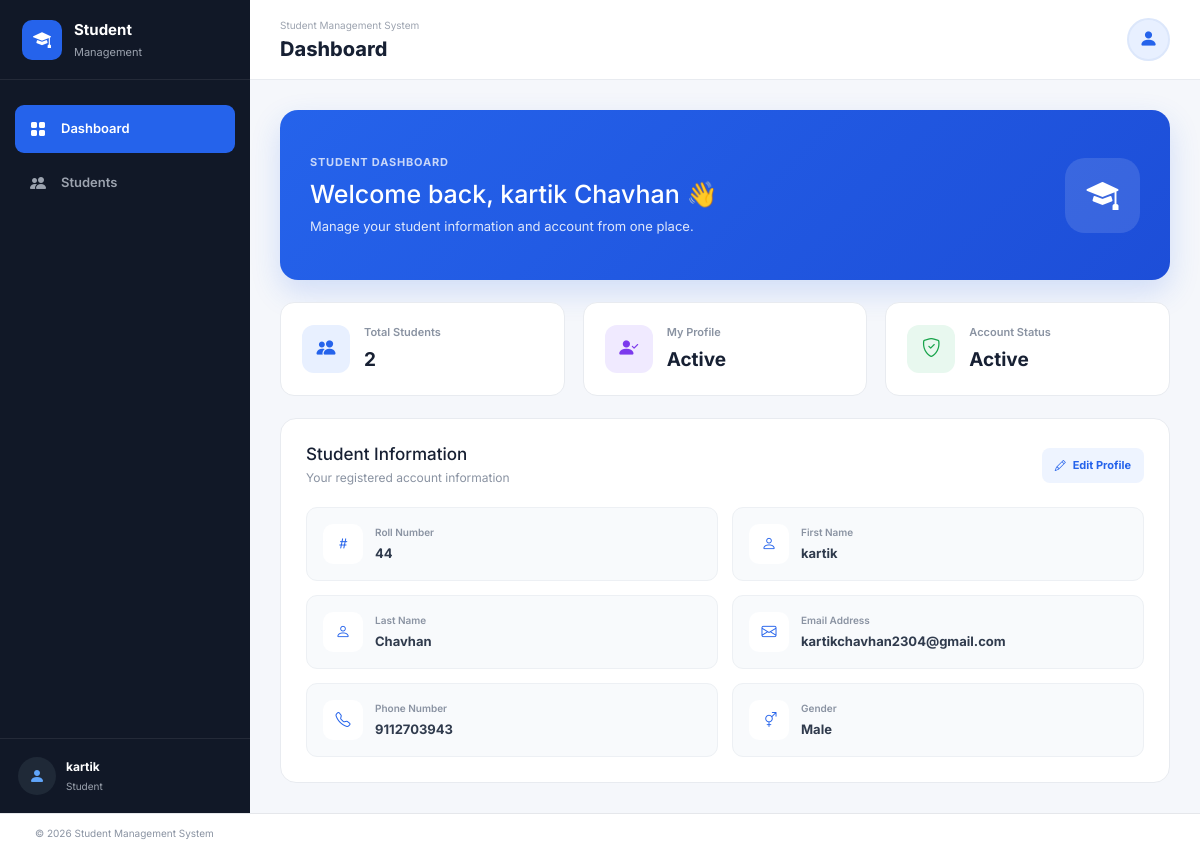
Page /profile (signed in) on the committed database.
### models.py (models this page shows, shortened)
class Student(db.Model):
    __tablename__ = "students"
    id = db.Column(db.Integer, primary_key=True)
    roll_no = db.Column(db.String(20), unique=True, nullable=False)
    first_name = db.Column(db.String(50), nullable=False)
    last_name = db.Column(db.String(50), nullable=False)
    email = db.Column(db.String(100), unique=True, nullable=False)
    phone = db.Column(db.String(15), nullable=False)
    gender = db.Column(db.String(10), nullable=False)
    created_at = db.Column(db.DateTime, default=datetime.utcnow)
    password = db.Column(db.String(255), nullable=False)

### app.py (the view)
@app.route("/profile")
@login_required
def profile():
    student = Student.query.get_or_404(
        session["student_id"]
    )
    students_count = Student.query.count()
    return render_template(
        "profile.html",
        student=student,
        students_count=students_count
    )

### app.py (called while the page is built)
def login_required(f):
    @wraps(f)
    def decorated_function(*args, **kwargs):
        if "student_id" not in session:
            flash("Please login first", "warning")
            return redirect(url_for("login"))
        return f(*args, **kwargs)
    return decorated_function

### templates/profile.html (shortened to what this page needs)
{% extends "base.html" %}
{% block extra_css %}
<link rel="stylesheet"
      href="{{ url_for('static', filename='css/dashboard.css') }}">
{% endblock %}
{% block content %}
<div class="dashboard">
    <aside class="dashboard-sidebar">
        <div class="sidebar-logo">
            <div class="logo-icon">
                <i class="bi bi-mortarboard-fill"></i>
            </div>
            <div class="logo-text">
                <strong>Student</strong>
                <span>Management</span>
            </div>
        </div>
        <nav class="sidebar-nav">
            <a href="{{ url_for('profile') }}"
               class="nav-item active">
                <i class="bi bi-grid-fill"></i>
                <span>Dashboard</span>
            </a>
            <a href="{{ url_for('students') }}"
               class="nav-item">
                <i class="bi bi-people-fill"></i>
                <span>Students</span>
            </a>
        </nav>
        <div class="sidebar-bottom">
            <div class="sidebar-user">
                <div class="sidebar-avatar">
                    <i class="bi bi-person-fill"></i>
                </div>
                <div>
                    <strong>
                        {{ student.first_name }}
                    </strong>
                    <span>
                        Student
                    </span>
                </div>
            </div>
        </div>
    </aside>
    <div class="dashboard-main">
        <header class="dashboard-topbar">
            <div class="topbar-left">
                <span class="topbar-small">
                    Student Management System
                </span>
                <h1>
                    Dashboard
                </h1>
            </div>
            <div class="profile-menu">
                <button type="button"
                        class="profile-avatar"
                        onclick="toggleProfileMenu()">
                    <i class="bi bi-person-fill"></i>
                </button>
            </div>
        </header>
        <section class="dashboard-content">
            <div class="welcome-card">
                <div class="welcome-content">
                    <span class="welcome-label">
                        STUDENT DASHBOARD
                    </span>
                    <h2>
                        Welcome back,
                        {{ student.first_name }}
                        {{ student.last_name }} 👋
                    </h2>
                    <p>
                        Manage your student information
                        and account from one place.
                    </p>
                </div>
                <div class="welcome-icon">
                    <i class="bi bi-mortarboard-fill"></i>
                </div>
            </div>
            <div class="dashboard-cards">
                <div class="dashboard-card">
                    <div class="card-icon blue">
                        <i class="bi bi-people-fill"></i>
                    </div>
                    <div class="card-details">
                        <span>
                            Total Students
                        </span>
                        <strong>
                            {{ students_count }}
                        </strong>
                    </div>
                </div>
                <div class="dashboard-card">
                    <div class="card-icon purple">
                        <i class="bi bi-person-check-fill"></i>
                    </div>
                    <div class="card-details">
                        <span>
                            My Profile
                        </span>
                        <strong>
                            Active
                        </strong>
                    </div>
                </div>
                <div class="dashboard-card">
                    <div class="card-icon green">
                        <i class="bi bi-shield-check"></i>
                    </div>
                    <div class="card-details">
                        <span>
                            Account Status
                        </span>
                        <strong>
                            Active
                        </strong>
                    </div>
                </div>
            </div>
            <div class="dashboard-section">
                <div class="section-heading">
                    <div>
                        <h2>
                            Student Information
                        </h2>
                        <p>
                            Your registered account information
                        </p>
                    </div>
                    <a href="{{ url_for('edit_student', id=student.id) }}"
                       class="edit-profile-btn">
                        <i class="bi bi-pencil"></i>
                        Edit Profile
                    </a>
                </div>
                <div class="info-grid">
                    <div class="info-card">
                        <div class="info-icon">
                            <i class="bi bi-hash"></i>
                        </div>
                        <div>
                            <span>
                                Roll Number
                            </span>
                            <strong>
                                {{ student.roll_no }}
                            </strong>
                        </div>
                    </div>
                    <div class="info-card">
                        <div class="info-icon">
                            <i class="bi bi-person"></i>
                        </div>
                        <div>
                            <span>
                                First Name
                            </span>
                            <strong>
                                {{ student.first_name }}
                            </strong>
                        </div>
                    </div>
                    <div class="info-card">
                        <div class="info-icon">
                            <i class="bi bi-person"></i>
                        </div>
                        <div>
                            <span>
                                Last Name
                            </span>
                            <strong>
                                {{ student.last_name }}
                            </strong>
                        </div>
                    </div>
                    <div class="info-card">
                        <div class="info-icon">
                            <i class="bi bi-envelope"></i>
                        </div>
                        <div>
                            <span>
                                Email Address
                            </span>
                            <strong>
                                {{ student.email }}
                            </strong>
                        </div>
                    </div>
                    <div class="info-card">
                        <div class="info-icon">
                            <i class="bi bi-telephone"></i>
                        </div>
                        <div>
                            <span>
                                Phone Number
                            </span>
                            <strong>
                                {{ student.phone }}
                            </strong>
                        </div>
                    </div>
                    <div class="info-card">
                        <div class="info-icon">
                            <i class="bi bi-gender-ambiguous"></i>
                        </div>
                        <div>
                            <span>
                                Gender
                            </span>
                            <strong>
                                {{ student.gender }}
                            </strong>
                        </div>
                    </div>
                </div>
            </div>
        </section>
    </div>
</div>
{% endblock %}

### static/css/base.css (style rules this page uses)
html, body { min-height: 100%; }
body { margin: 0; min-height: 100vh; display: flex; flex-direction: column; font-family: "Inter", sans-serif; background: #f8faff; color: #172033; }
a { text-decoration: none; }

### rows in the picture
Student: first_name "kartik", last_name "Chavhan", roll_no "44", email "kartikchavhan2304@gmail.com", phone "9112703943", gender "Male"

### other values in the picture
{{ students_count }} "2"
